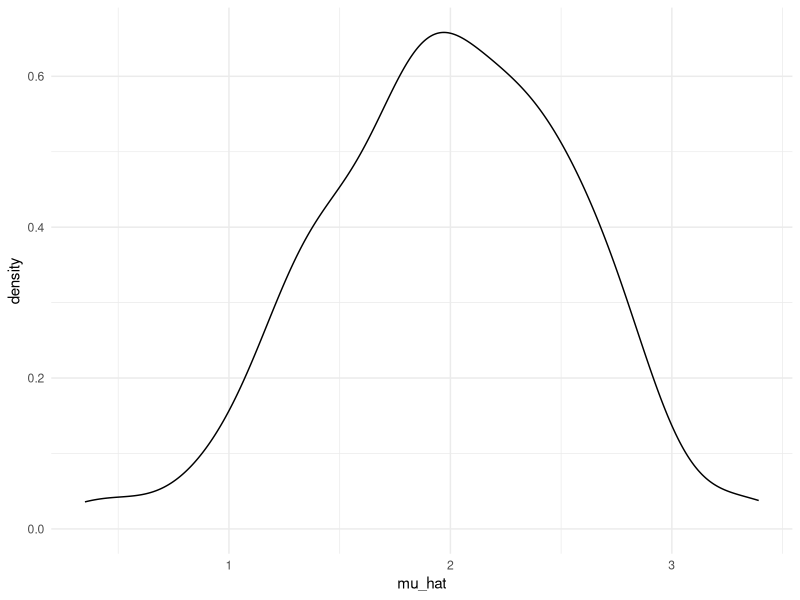
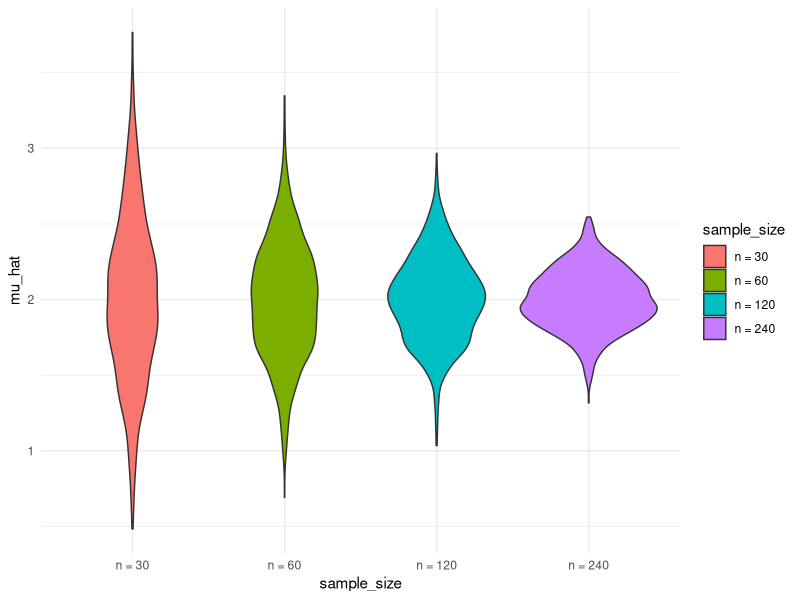
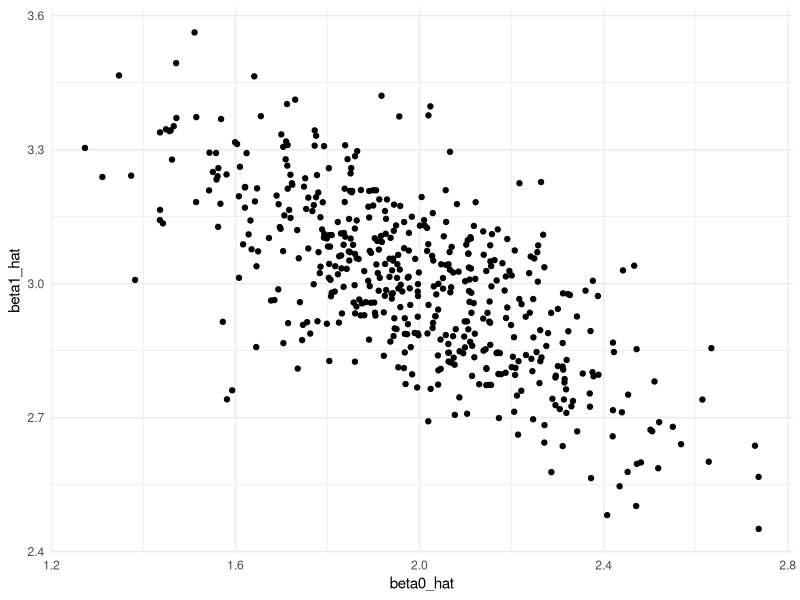
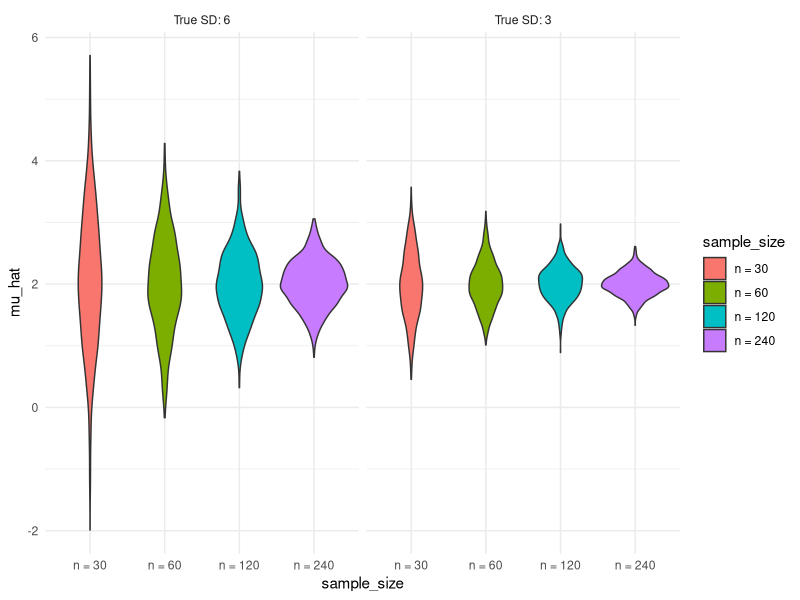

These charts were generated, in order, by the following R code:
## ---- chunk 1
library(tidyverse)
set.seed(1)
## ---- chunk 2
sim_mean_sd = function(n, mu = 2, sigma = 3) {
  
  sim_data = tibble(
    x = rnorm(n, mean = mu, sd = sigma),
  )
  
  sim_data %>% 
    summarize(
      mu_hat = mean(x),
      sigma_hat = sd(x)
    )
}
## ---- chunk 3
output = vector("list", 100)

for (i in 1:100) {
  output[[i]] = sim_mean_sd(30)
}

sim_results = bind_rows(output)

sim_results
## ---- chunk 4
sim_results_df = 
  expand_grid(
    sample_size = 30,
    iter = 1:100) %>% 
  mutate(
    estimate_df = map(sample_size, sim_mean_sd)) %>% 
  unnest(estimate_df)

sim_results_df
## ---- chunk 5
sim_results_df %>% 
  ggplot(aes(x = mu_hat)) + 
  geom_density() +
  theme_minimal()
## ---- chunk 6
sim_results_df %>% 
  pivot_longer(
    mu_hat:sigma_hat,
    names_to = "parameter", 
    values_to = "estimate") %>% 
  group_by(parameter) %>% 
  summarize(
    emp_mean = mean(estimate),
    emp_sd = sd(estimate)) %>% 
  knitr::kable(digits = 3)
## ---- chunk 7
sim_results_df =   
  map(1:100, \(i) sim_mean_sd(30, 2, 3)) %>% 
  bind_rows()

sim_results_df
## ---- chunk 8
sim_results_df = 
  expand_grid(
    sample_size = c(30, 60, 120, 240),
    iter = 1:1000) %>% 
  mutate(
    estimate_df = map(sample_size, sim_mean_sd)) %>% 
  unnest(estimate_df)

sim_results_df
## ---- chunk 9
sim_results_df %>% 
  mutate(
    sample_size = str_c("n = ", sample_size),
    sample_size = fct_inorder(sample_size)) %>% 
  ggplot(aes(x = sample_size, y = mu_hat, fill = sample_size)) + 
  geom_violin() +
  theme_minimal()
## ---- chunk 10
sim_results_df %>% 
  pivot_longer(
    mu_hat:sigma_hat,
    names_to = "parameter", 
    values_to = "estimate") %>% 
  group_by(parameter, sample_size) %>% 
  summarize(
    emp_mean = mean(estimate),
    emp_var = var(estimate)) %>% 
  knitr::kable(digits = 3)
## ---- chunk 11
sim_regression = function(n, beta0 = 2, beta1 = 3) {
  
  sim_data = 
    tibble(
      x = rnorm(n, mean = 1, sd = 1),
      y = beta0 + beta1 * x + rnorm(n, 0, 1)
    )
  
  ls_fit = lm(y ~ x, data = sim_data)
  
  tibble(
    beta0_hat = coef(ls_fit)[1],
    beta1_hat = coef(ls_fit)[2]
  )
}
## ---- chunk 12
sim_results_df = 
  expand_grid(
    sample_size = 30,
    iter = 1:500) %>% 
  mutate(
    estimate_df = map(sample_size, sim_regression)) %>% 
  unnest(estimate_df)

sim_results_df
## ---- chunk 13
sim_results_df %>% 
  ggplot(aes(x = beta0_hat, y = beta1_hat)) + 
  geom_point() +
  theme_minimal()
## ---- chunk 14
sim_results_df = 
  expand_grid(
    sample_size = c(30, 60, 120, 240),
    true_sd = c(6, 3),
    iter = 1:1000) %>% 
  mutate(
    estimate_df = 
      map2(sample_size, true_sd, \(n, sd) sim_mean_sd(n = n, sigma = sd))) %>% 
  unnest(estimate_df)

sim_results_df
## ---- chunk 15
sim_results_df %>% 
  mutate(
    true_sd = str_c("True SD: ", true_sd),
    true_sd = fct_inorder(true_sd),
    sample_size = str_c("n = ", sample_size),
    sample_size = fct_inorder(sample_size)) %>% 
  ggplot(aes(x = sample_size, y = mu_hat, fill = sample_size)) + 
  geom_violin() + 
  facet_grid(. ~ true_sd) +
  theme_minimal()
